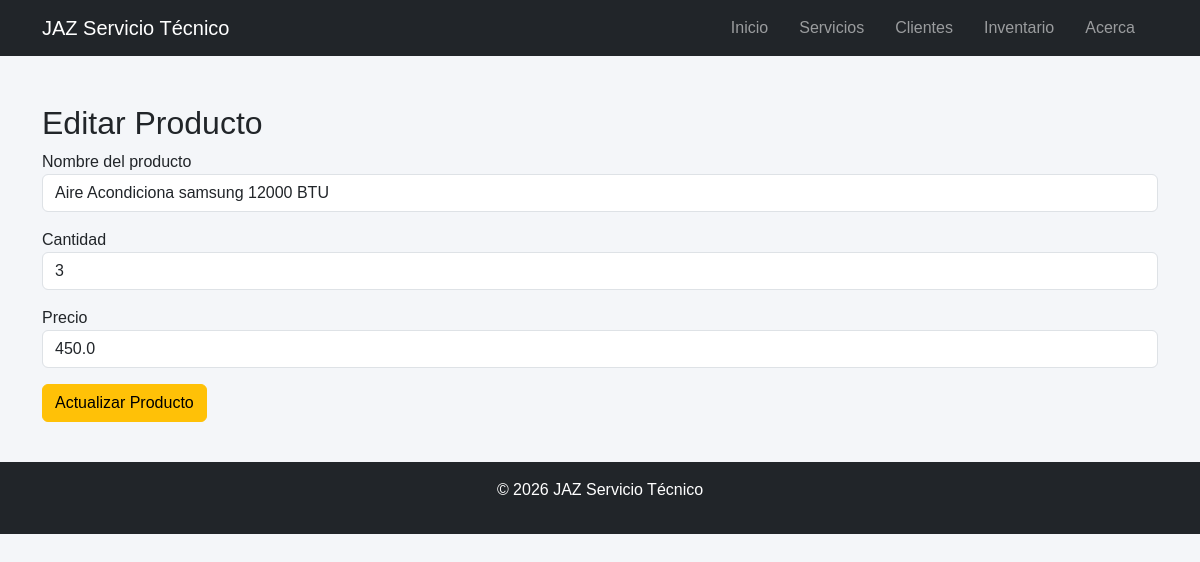
The page /productos/editar/7 on the database its author committed.
### tables this page shows
CREATE TABLE productos (
    id INTEGER PRIMARY KEY AUTOINCREMENT,
    nombre TEXT NOT NULL,
    cantidad INTEGER,
    precio REAL
);

### app.py (the view, shortened to what this page needs)
@app.route("/productos/editar/<int:id>", methods=["GET", "POST"])
def editar_producto(id):
    conn = get_connection()
    producto = conn.execute(
        "SELECT * FROM productos WHERE id=?", (id,)
    ).fetchone()
    conn.close()
    return render_template("productos_editar.html", producto=producto)

### database.py (called while the page is built)
def get_connection():
    conn = sqlite3.connect("inventario.db")
    conn.row_factory = sqlite3.Row
    return conn

### templates/productos_editar.html
{% extends "base.html" %}
{% block content %}
<div class="container mt-5">
<h2>Editar Producto</h2>
<form method="POST">
<div class="mb-3">
<label>Nombre del producto</label>
<input type="text" name="nombre" value="{{ producto.nombre }}" class="form-control">
</div>
<div class="mb-3">
<label>Cantidad</label>
<input type="number" name="cantidad" value="{{ producto.cantidad }}" class="form-control">
</div>
<div class="mb-3">
<label>Precio</label>
<input type="number" step="0.01" name="precio" value="{{ producto.precio }}" class="form-control">
</div>
<button type="submit" class="btn btn-warning">
Actualizar Producto
</button>
</form>
</div>
{% endblock %}

### static/styles.css (style rules this page uses)
body { font-family: Arial, sans-serif; background-color: #f4f6f9; margin: 0; }

### rows shown on the page
productos: nombre "Aire Acondiciona samsung 12000 BTU", cantidad "3", precio "450.0"
